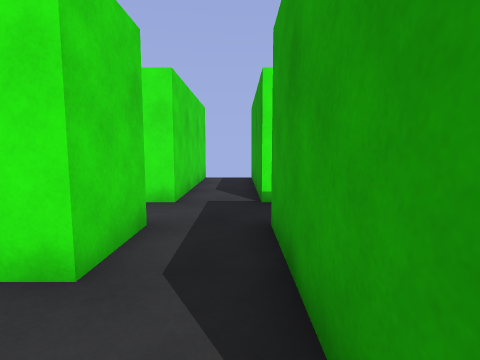
[1] (above)

16 first-person views from a walk through a Unity game level. The camera is 1.2 m above the floor, tilts 6° down and sees 80° across. The floor is counted in squares, 1 m on a side. Each view is taken from the middle of a square. On the plan, view 1 faces up. The plan holds only what a view shows up to about 13 squares ahead; the rest is blank. The player is left out.

[2]
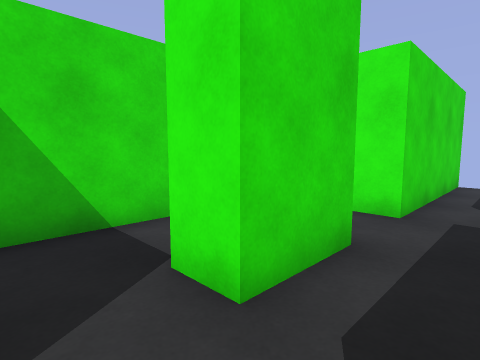

[3]
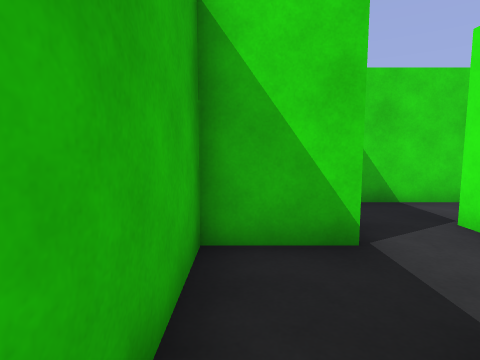

[4]
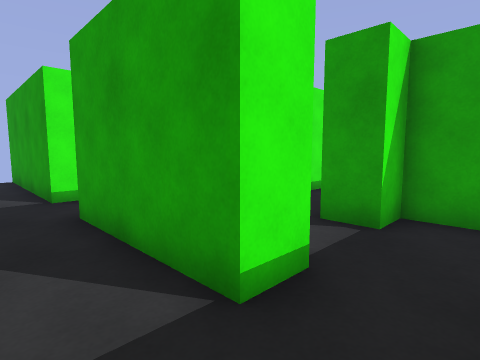

[5]
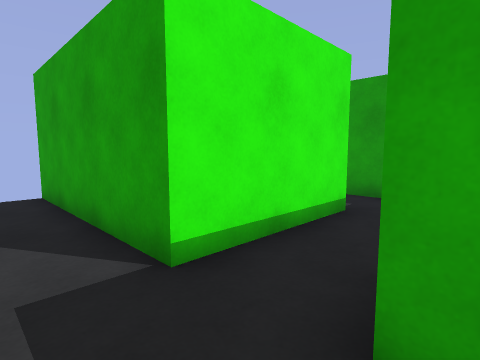

[6]
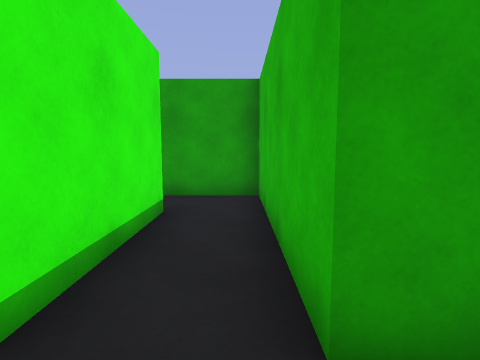

[7]
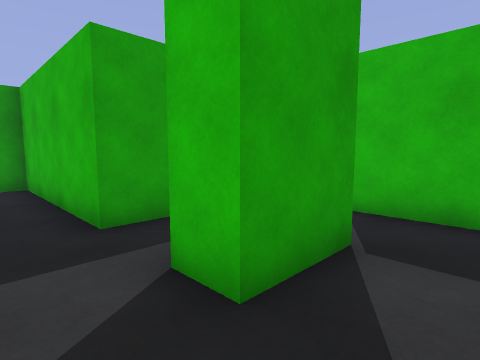

[8]
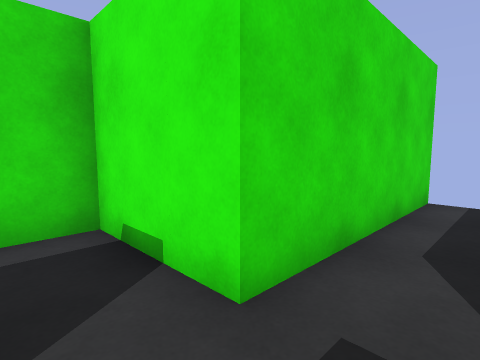

[9]
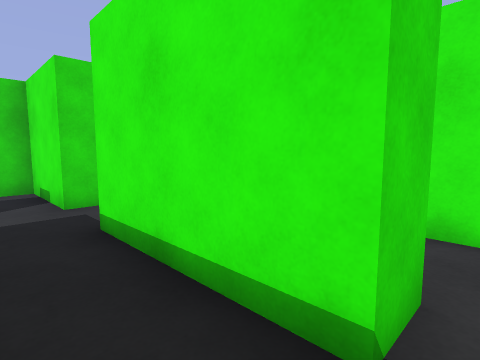

[10]
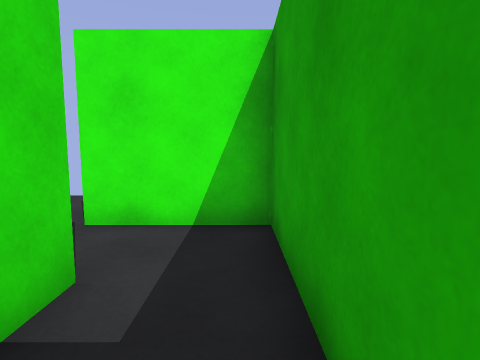

[11]
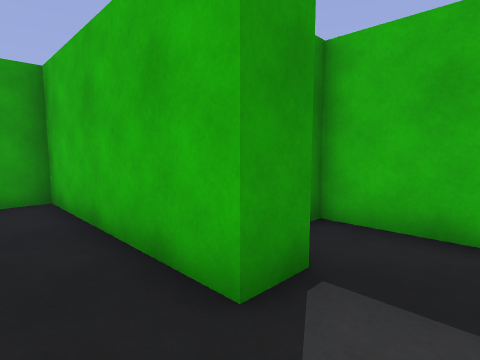

[12]
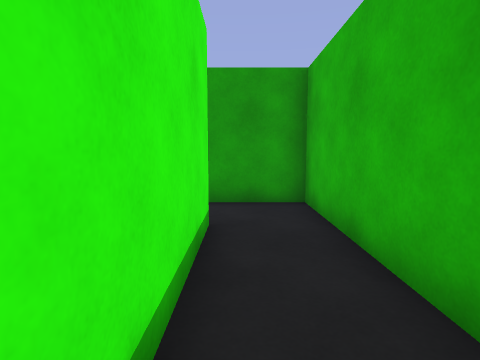

[13]
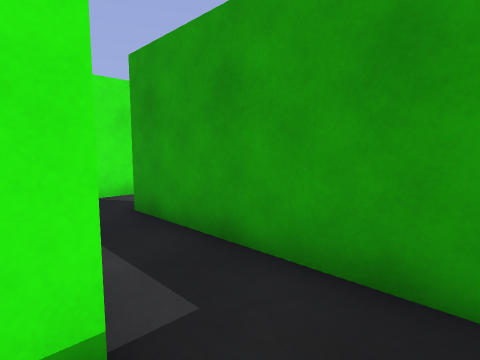

[14]
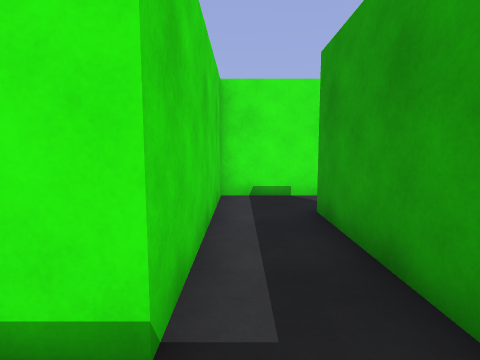

[15]
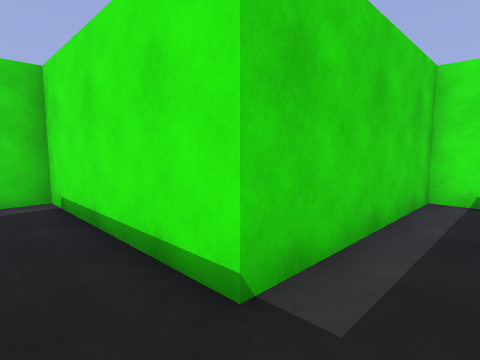

[16]
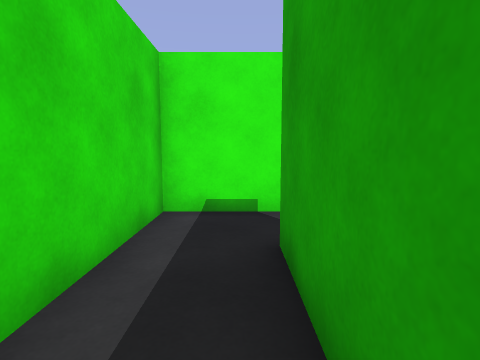

### Floor plan
Ten units are one square. View 1 is at (0, 0); x grows to the right and y downward. Boxes are objects, and circles mark ways between rooms. Rooms are numbered by the first view taken in them; rooms with no view inside come last. Other rooms are left out.
<svg viewBox="-50 -131 160 151">
<path fill="none" stroke="#000" d="M-45 -66 -45 -12M16 -5 5 -5 5 -45 65 -45 65 -65M-15 15 15 15M45 -65 5 -65 5 -125M-15 -126 -15 -65 -25 -65M46 -5 35 -5M15 15 45 15M35 -5 35 -15 95 -15 95 -75M105 -95 75 -95 75 -35 15 -35 15 -26M45 -76 45 -65M65 -65 65 -95 45 -95"/>
<rect x="-45" y="-5" width="20" height="10" fill="#bbb"><title>green block</title></rect>
<rect x="-25" y="-5" width="10" height="20" fill="#bbb"><title>green block</title></rect>
<rect x="-25" y="-45" width="10" height="20" fill="#bbb"><title>green block</title></rect>
<rect x="45" y="-5" width="10" height="20" fill="#bbb"><title>green block</title></rect>
<circle cx="10" cy="5" r="3" fill="#2a7"/>
<circle cx="55" cy="-70" r="3" fill="#2a7"/>
<circle cx="25" cy="-10" r="3" fill="#2a7"/>
<text x="-10" y="-40">1</text>
<text x="30" y="0">2</text>
<text x="80" y="-40">3</text>
<text x="50" y="-80">4</text>
</svg>
Room 1 opens to room 2. Room 1 opens to room 4. Room 2 opens to room 3.

Where each view was taken, in squares from view 1:
view 1: 0 up, 0 right, facing up
view 2: 1 up, 0 right, facing up-left
view 3: 1 down, 2 right, facing left
view 4: 1 down, 1 left, facing up-right
view 5: 4 up, 1 left, facing up-right
view 6: 5 up, 1 left, facing right
view 7: 6 up, 4 left, facing down-right
view 8: 5 up, 0 right, facing up-left
view 9: 5 up, 5 right, facing up-left
view 10: 5 up, 6 right, facing up
view 11: 3 up, 2 right, facing down-right
view 12: 3 up, 3 right, facing right
view 13: 2 up, 7 right, facing up-right
view 14: 2 up, 8 right, facing up
view 15: 2 up, 9 right, facing up-left
view 16: 4 up, 9 right, facing up
